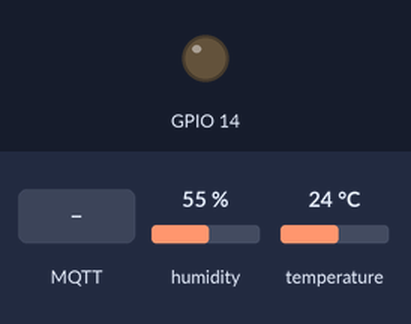
The sketch below on a simulated ESP8266 (NodeMCU). On the bench: output pins drawn as LEDs (lit = HIGH). The test bench sets the inputs (shaded band); at power-on: humidity 55 %, temperature 24 °C. WiFi joins after 1.5 s; servers stay silent unless stated; no MQTT or app messages arrive unless stated; what the sketch prints to the serial monitor is not drawn.

Above: at 3.7 s.
3.8 s: MQTT message "1" arrives on the first subscribed topic
At 6.5 s:
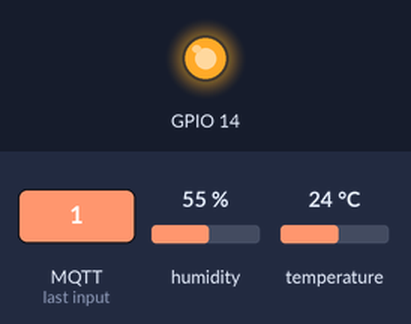
7.1 s: MQTT message "2" arrives on the first subscribed topic
At 9.7 s:
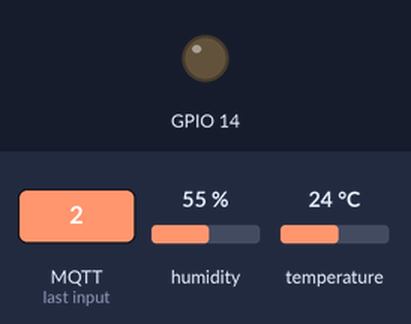
Timing chart, 0 to 11.2 s (numbered marks = the images above; inputs shaded):
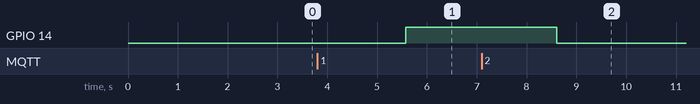

The sketch:

src.ino
```cpp
#include <DHT11.h>

#include <ESP8266WiFi.h>
#include "PubSubClient.h"

byte server1[] = {192, 168, 0, 10}; // MQTT 브로커
int port = 1883;

char ssid[] = "GSM_IoT_2G";
char password[] = "12341234";
DHT11 dht11(4); // 4번핀

WiFiClient client;

void msgReceived(char *topic, byte *payload, unsigned int uLen) {
  char pBuffer[uLen + 1]; // 데이터 담는 배열
  // c언어는 null문자를 만나면 문자열 끝
  int i;
  for (i = 0; i < uLen; i++) {
    pBuffer[i] = payload[i];
  }
  pBuffer[i] = '\0';
  Serial.println(pBuffer);
  if (pBuffer[0] == '1') {
    digitalWrite(14, HIGH);
  } else if (pBuffer[0] == '2') {
    digitalWrite(14, LOW);
  }
}
PubSubClient mqttClient(server1, port, msgReceived, client);

void setup() {
  // put your setup code here, to run once:
  pinMode(14, OUTPUT);
  Serial.begin(9600);
  while (!Serial);
  Serial.println("1");

  delay(1000);
  Serial.println();
  Serial.println();
  Serial.println("Connection to~");
  Serial.println(ssid);
  WiFi.begin(ssid, password);
  while (WiFi.status() != WL_CONNECTED) {
    delay(500);
    Serial.print(",");
  }
  Serial.println("");
  Serial.println("Wi-Fi AP Connected!");

  Serial.println(WiFi.localIP());
  if (mqttClient.connect("Arduino")) { // MQTT브로커에 접속 시도
    Serial.println("MQTT Broker Connected!");
    mqttClient.subscribe("led");
  }
}

void loop() {
  mqttClient.loop();
  float tmp, hum;
  int err = dht11.read(tmp, hum); // 데이터 읽기

  if (!err) {
    char message[64] = "", pTmpBuf[50], pHumBuf[50];
    Serial.print("tmp : ");
    Serial.print(tmp);
    Serial.print("hum : ");
    Serial.println(hum);
    dtostrf(tmp, 5, 2, pTmpBuf);
    dtostrf(hum, 5, 2, pHumBuf);
    sprintf(message, "{\"temp\":%s, \"hum\" : %s}", pTmpBuf, pHumBuf);
    mqttClient.publish("dht11", message);
  }else{
    Serial.println("DHT11 read failed...");
  }
  delay(3000);
}
```

Measured:
- after the input at 3.8 s, GPIO 14: LOW → HIGH after 1.8 s
- after the input at 7.1 s, GPIO 14: HIGH → LOW after 1.5 s
